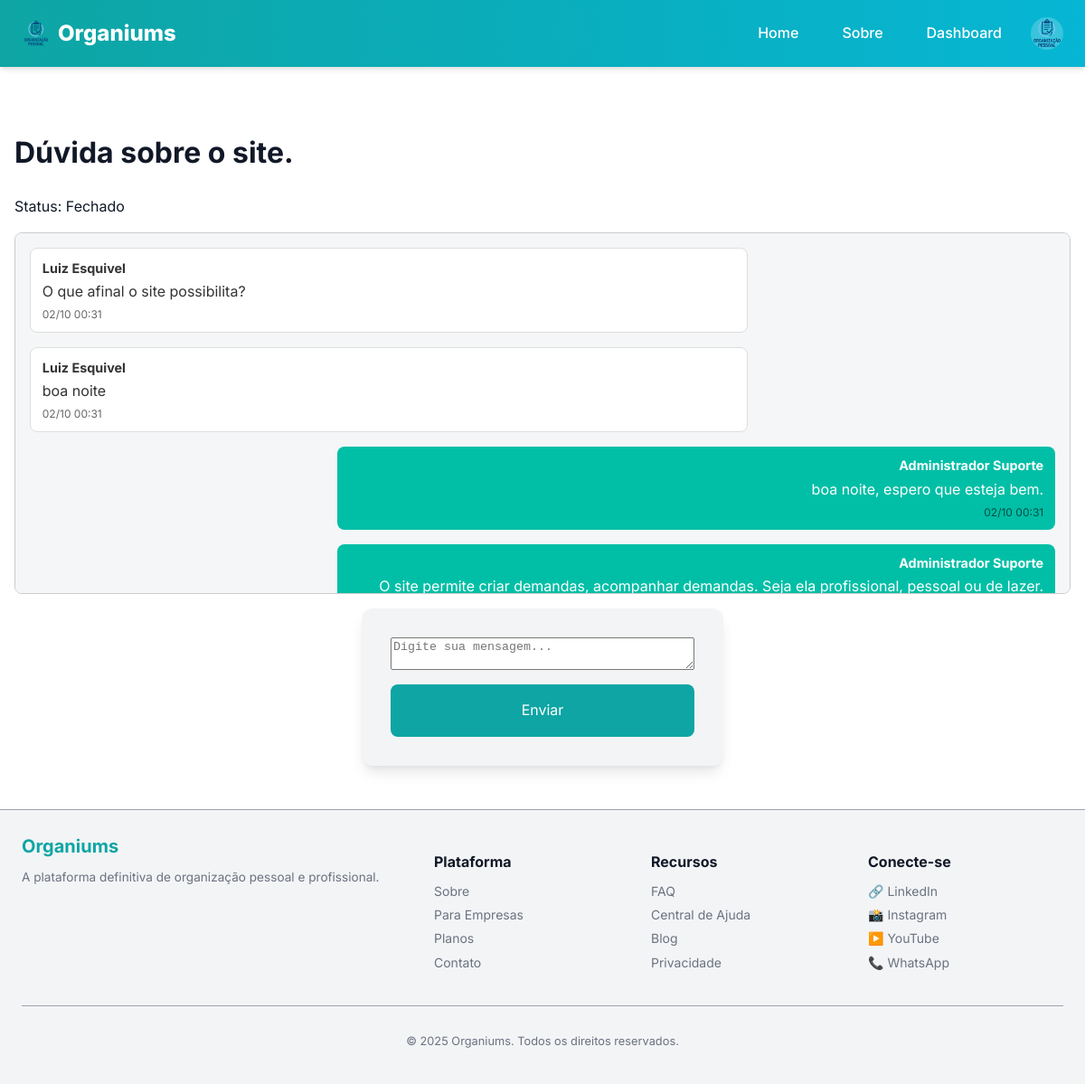
The app's page /ajuda/1 (signed in) with its own data.
### models.py (models this page shows, shortened)
class User(UserMixin, db.Model):
    __tablename__ = "user"
    id = db.Column(db.Integer, primary_key=True)
    username = db.Column(db.String(50), unique=True, index=True, nullable=False)
    name = db.Column(db.String(120), nullable=False)
    email = db.Column(db.String(120), unique=True, index=True, nullable=False)
    password_hash = db.Column(db.String(128))
    avatar = db.Column(db.String(200))
    role = db.Column(db.String(30), default="cliente", nullable=False)
    company_id = db.Column(db.Integer, db.ForeignKey('company.id'), nullable=True)

class Ticket(db.Model):
    id = db.Column(db.Integer, primary_key=True)
    titulo = db.Column(db.String(200), nullable=False)
    descricao = db.Column(db.Text, nullable=False)
    status = db.Column(db.String(20), default="Aberto")
    usuario_id = db.Column(db.Integer, db.ForeignKey('user.id'))
    criado_em = db.Column(db.DateTime, default=db.func.current_timestamp())
    atualizado_em = db.Column(db.DateTime, default=db.func.current_timestamp(), onupdate=db.func.current_timestamp())
    usuario = db.relationship('User', backref='tickets')

class Mensagem(db.Model):
    id = db.Column(db.Integer, primary_key=True)
    conteudo = db.Column(db.Text, nullable=False)
    criado_em = db.Column(db.DateTime, default=db.func.current_timestamp())
    ticket_id = db.Column(db.Integer, db.ForeignKey('ticket.id'))
    usuario_id = db.Column(db.Integer, db.ForeignKey('user.id'))
    usuario = db.relationship('User', backref='mensagens')
    ticket = db.relationship('Ticket', backref='mensagens')

### app/views.py (the view)
@bp.route('/ajuda/<int:ticket_id>', methods=['GET', 'POST'])
def ajuda_ticket(ticket_id):
    ticket = Ticket.query.get_or_404(ticket_id)
    if request.method == 'POST':
        conteudo = request.form.get('conteudo')
        nome = request.form.get('nome') if not current_user.is_authenticated else None
        if conteudo:
            msg = Mensagem(
                conteudo=f"[{nome}] {conteudo}" if nome else conteudo,
                ticket=ticket,
                usuario=current_user if current_user.is_authenticated else None
            )
            db.session.add(msg)
            db.session.commit()
            flash('Mensagem enviada!', 'success')
        else:
            register_log("Envio de mensagem via ticket de ajuda: falha, detalhes incompletos", status="fail")
        return redirect(url_for('app_bp.ajuda_ticket', ticket_id=ticket.id))
    else:
        register_log("Acesso à página de ticket de ajuda")
    return render_template('public/ajuda_ticket.html', ticket=ticket)

### app/utils.py (called while the page is built)
def register_log(action, status="ok"):
    user_id = current_user.id if current_user.is_authenticated else None
    ip_address = request.remote_addr
    log = Log(
        user_id=user_id,
        action=action,
        ip_address=ip_address,
        status=status
    )
    db.session.add(log)
    db.session.commit()

### manage.py (called while the page is built)
def create_app(config_object=None):
    app = Flask(__name__, template_folder='app/templates', static_folder='app/static')
    app.config.from_object(config_object or Config)
    db.init_app(app)
    migrate.init_app(app, db)
    login.init_app(app)
    from models import User
    @login.user_loader
    def load_user(user_id):
        return User.query.get(int(user_id))
    from app.views import bp as app_bp
    from api.views import bp as api_bp
    app.register_blueprint(app_bp)
    app.register_blueprint(api_bp, url_prefix='/api')
    app.config['MAX_CONTENT_LENGTH'] = 2 * 1024 * 1024
    register_error_handlers(app)
    @app.shell_context_processor
    def make_shell_context():
        return {'db': db, 'User': User}
    return app

### app/templates/public/ajuda_ticket.html (shortened to what this page needs)
{% extends 'base.html' %}
{% block content %}
<h1>{{ ticket.titulo }}</h1>
<p>Status: {{ ticket.status }}</p>
<div class="chat-box">
    {% for msg in ticket.mensagens %}
        <div class="chat-msg {% if current_user.is_authenticated and msg.usuario_id == current_user.id %}msg-self{% else %}msg-other{% endif %}">
            <div class="chat-author">{{ msg.usuario.name if msg.usuario else "Anônimo" }}</div>
            <div class="chat-text">{{ msg.conteudo }}</div>
            <div class="timestamp">{{ msg.criado_em.strftime('%d/%m %H:%M') }}</div>
        </div>
    {% endfor %}
</div>
<form method="POST">
    <textarea name="conteudo" placeholder="Digite sua mensagem..." required></textarea>
    <button type="submit">Enviar</button>
</form>
{% endblock %}

### app/templates/components/header.html (shortened to what this page needs)
<header class="site-header">
  <div class="header-wrap">
    <a class="brand" href="{{ url_for('app_bp.home') }}">
      <img class="brand-logo" src="{{ url_for('static', filename='img/logo.png') }}" alt="Organiums" width="32" height="32">
      Organiums
    </a>
    <nav class="desktop-nav">
      <a class="nav-link" href="{{ url_for('app_bp.home') }}">Home</a>
      <a class="nav-link" href="{{ url_for('app_bp.about') }}">Sobre</a>
      {% if current_user.is_authenticated %}
        <a class="nav-link" href="{{ url_for('app_bp.dashboard') }}">Dashboard</a>
        <div class="user-menu">
          {% if current_user.avatar %}
            <img src="{{ url_for('static', filename='uploads/avatars/' ~ current_user.avatar) }}"
                alt="Avatar de {{ current_user.name }}"
                width="32" height="32"
                class="user-avatar">
          {% else %}
            <div class="user-avatar placeholder-avatar">{{ current_user.name[0]|upper }}</div>
          {% endif %}
        </div>
      {% else %}
        <a class="nav-link" href="{{ url_for('app_bp.login') }}">Entrar</a>
        <a class="nav-link" href="{{ url_for('app_bp.register') }}">Cadastrar</a>
      {% endif %}
    </nav>
  </div>
</header>

### app/static/css/main.css (style rules this page uses)
* { box-sizing: border-box; }
body { font-family: var(--font-base); background: var(--bg); color: var(--fg); margin: 0; padding: 0; line-height: var(--line-height); }
button { background: var(--brand-primary); border: none; color: #fff; padding: var(--spacing-sm) var(--spacing-md); border-radius: var(--radius); cursor: pointer; transition: var(--transition); }
input, button { font: inherit; }

### app/static/css/vars.css (style rules this page uses)
:root { --bg: #ffffff; --fg: #111827; --bg-light: #f3f4f6; --muted: #6b7280; --muted-light: #9ca3af; --border: #e5e7eb; --surface: #ffffff; --brand-primary: #0ea5a4; --brand-secondary: #06b6d4; --brand-dark: #0d9488; --success: #10b981; --success-bg: #d1fae5; --danger: #ef4444; --danger-bg: #fee2e2; --warning: #f59e0b; --warning-bg: #fef3c7; --info: #3b82f6; --info-bg: #dbeafe; --font-base: 'Inter', system-ui, Arial, sans-serif; --font-alt: 'Inter', system-ui, Arial, sans-serif; --text-xs: 0.75rem; --text-sm: 0.875rem; --text-md: 1rem; --text-lg: 1.125rem; --text-xl: 1.25rem; --text-2xl: 1.5rem; --text-3xl: 1.875rem; --line-height: 1.6; --container-width: 1200px; --spacing-xs: 4px; --spacing-sm: 8px; --spacing-md: 16px; --spacing-lg: 24px; --spacing-xl: 32px; --spacing-2xl: 48px; --radius: 8px; --radius-lg: 12px; --radius-full: 9999px; --shadow: 0 4px 6px -1px rgba(0, 0, 0, 0.1), 0 2px 4px -1px rgba(0, 0, 0, 0.06); --shadow-md: 0 10px 15px -3px rgba(0, 0, 0, 0.1), 0 4px 6px -2px rgba(0, 0, 0, 0.05); --shadow-lg: 0 20px 25px -5px rgba(0, 0, 0, 0.1), 0 10px 10px -5px rgba(0, 0, 0, 0.04); --transition: all 0.3s ease; --modal-bg: var(--surface); --overlay-bg: rgba(0, 0, 0, 0.6); }

### app/static/css/components/header.css (style rules this page uses)
.site-header { background: linear-gradient(90deg, var(--brand-primary), var(--brand-secondary)); color: white; position: sticky; top: 0; z-index: 1000; box-shadow: var(--shadow); }
.header-wrap { max-width: var(--container-width); margin: 0 auto; display: flex; justify-content: space-between; align-items: center; padding: var(--spacing-md) var(--spacing-lg); }
.brand { font-weight: 800; color: white; text-decoration: none; font-size: 1.5rem; display: flex; align-items: center; gap: var(--spacing-sm); }
.brand-logo { height: 32px; width: auto; }
.desktop-nav { display: flex; align-items: center; gap: var(--spacing-md); }
.nav-link { color: white; text-decoration: none; font-weight: 500; padding: var(--spacing-sm) var(--spacing-md); border-radius: var(--radius); transition: var(--transition); position: relative; }
.nav-link::after { content: ''; position: absolute; bottom: 0; left: 50%; width: 0; height: 2px; background-color: white; transition: var(--transition); transform: translateX(-50%); }
.user-menu { display: flex; align-items: center; gap: var(--spacing-sm); position: relative; }
.user-avatar { width: 36px; height: 36px; border-radius: 50%; background-color: rgba(255, 255, 255, 0.2); display: flex; align-items: center; justify-content: center; font-weight: 600; cursor: pointer; }

### app/static/css/components/chat.css (style rules this page uses)
.chat-box { border: 1px solid #ccc; padding: 1rem; margin-bottom: 1rem; max-height: 400px; overflow-y: auto; background: #f4f6f8; border-radius: 8px; }
.chat-msg { margin-bottom: 1rem; padding: 0.6rem 0.8rem; border-radius: 8px; max-width: 70%; position: relative; word-wrap: break-word; }
.msg-self { background: #00bfa6; color: #fff; margin-left: auto; text-align: right; }
.msg-other { background: #fff; color: #333; margin-right: auto; border: 1px solid #ddd; }
.chat-author { font-weight: bold; margin-bottom: 0.2rem; font-size: 0.9rem; }
.chat-text { font-size: 1rem; line-height: 1.4; }
.timestamp { font-size: 0.75rem; color: rgba(0,0,0,0.6); margin-top: 0.3rem; display: block; }

### app/static/css/pages/public/ajuda.css (style rules this page uses)
form button { background: var(--brand-primary); color: white; padding: var(--spacing-sm) var(--spacing-md); border-radius: var(--radius); border: none; cursor: pointer; transition: var(--transition); }

### app/static/css/pages/auth/registro.css (style rules this page uses)
form { max-width: 500px; margin: 0 auto; padding: var(--spacing-xl); background: var(--bg-light); border-radius: var(--radius-lg); box-shadow: var(--shadow-md); display: flex; flex-direction: column; gap: var(--spacing-md); }
form button { background: var(--brand-primary); color: white; border: none; padding: var(--spacing-md); border-radius: var(--radius); cursor: pointer; font-size: 1rem; transition: var(--transition); }

### records on screen
User: avatar (picture)
Ticket: titulo "Dúvida sobre o site.", status "Fechado"
Mensagem: usuario "Luiz Esquivel", conteudo "O que afinal o site possibilita?", criado_em "02/10 00:31"
Mensagem: usuario "Luiz Esquivel", conteudo "boa noite", criado_em "02/10 00:31"
Mensagem: usuario "Administrador Suporte", conteudo "boa noite, espero que esteja bem.", criado_em "02/10 00:31"
Mensagem: usuario "Administrador Suporte", conteudo "O site permite criar demandas, acompanhar demandas. Seja ela profissional, pessoal ou de lazer."

### other values on screen
{{ current_year|default(2025) }} "2025"
